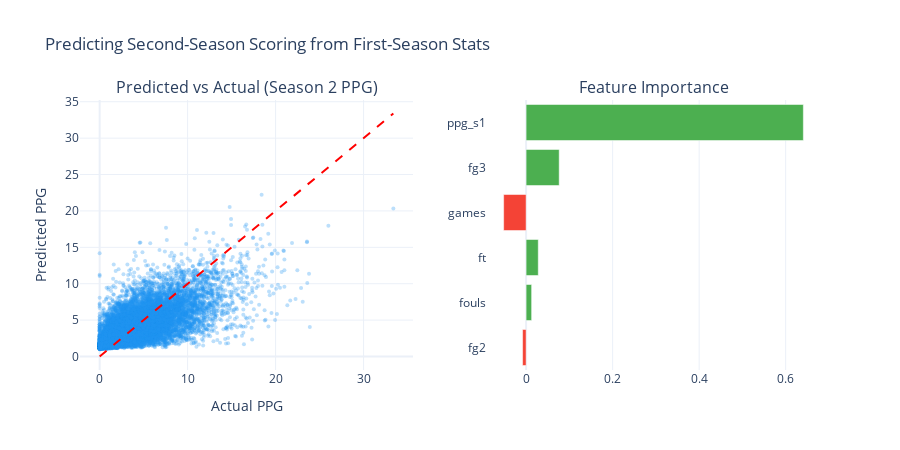

The code cell stored with this chart in its notebook:
### Markdown cell above
## 🤖 Can We Predict Future Stars?

Here's the million-dollar question: if we know a player's stats from their first season, can we predict how they'll score in their second season?

We'll build a simple linear regression model to find out.

### Code cell
from sklearn.linear_model import LinearRegression
from sklearn.model_selection import cross_val_score
from sklearn.metrics import r2_score, mean_absolute_error

# Get first and second season stats for each player
first_second = player_season.groupby('player_id').filter(lambda x: len(x) >= 2)
first_season = first_second.groupby('player_id').nth(0).reset_index()
second_season = first_second.groupby('player_id').nth(1).reset_index()

model_df = first_season[['player_id', 'ppg', 'games', 'fg2', 'fg3', 'ft', 'fouls']].merge(
    second_season[['player_id', 'ppg']],
    on='player_id', suffixes=('_s1', '_s2')
)

# Features: first season stats
features = ['ppg_s1', 'games', 'fg2', 'fg3', 'ft', 'fouls']
X = model_df[features].fillna(0)
y = model_df['ppg_s2']

# Cross-validated model
model = LinearRegression()
cv_scores = cross_val_score(model, X, y, cv=5, scoring='r2')
model.fit(X, y)
y_pred = model.predict(X)

print(f"📊 Linear Regression: First Season → Second Season PPG")
print(f"   R² (5-fold CV): {cv_scores.mean():.3f} ± {cv_scores.std():.3f}")
print(f"   R² (train):     {r2_score(y, y_pred):.3f}")
print(f"   MAE:            {mean_absolute_error(y, y_pred):.2f} PPG")

# Feature importance
importance = pd.DataFrame({
    'Feature': features,
    'Coefficient': model.coef_
}).sort_values('Coefficient', key=abs, ascending=True)

fig = make_subplots(rows=1, cols=2, subplot_titles=('Predicted vs Actual (Season 2 PPG)', 'Feature Importance'))

fig.add_trace(go.Scatter(
    x=y, y=y_pred, mode='markers',
    marker=dict(size=4, opacity=0.3, color='#2196F3'),
    name='Players'
), row=1, col=1)
fig.add_trace(go.Scatter(
    x=[0, y.max()], y=[0, y.max()],
    mode='lines', line=dict(dash='dash', color='red'),
    name='Perfect'
), row=1, col=1)

fig.add_trace(go.Bar(
    y=importance['Feature'], x=importance['Coefficient'],
    orientation='h', marker_color=['#F44336' if c < 0 else '#4CAF50' for c in importance['Coefficient']],
    name='Coefficient'
), row=1, col=2)

fig.update_layout(template='plotly_white', height=450, showlegend=False,
                  title='Predicting Second-Season Scoring from First-Season Stats')
fig.update_xaxes(title_text='Actual PPG', row=1, col=1)
fig.update_yaxes(title_text='Predicted PPG', row=1, col=1)
fig.show()

### Figure 1 — Plotly figure (JSON) as saved in the notebook; plotly's stock layout.template omitted (floating-point values rounded to 4 significant figures; data arrays with more than 128 entries replaced by an {"elided": "..."} marker saying what was removed)
{"data": [{"marker": {"color": "#2196F3", "opacity": 0.3, "size": 4}, "mode": "markers", "name": "Players", "type": "scatter", "x": {"elided": "15652 float values"}, "xaxis": "x", "y": {"elided": "15652 float values"}, "yaxis": "y"}, {"line": {"color": "red", "dash": "dash"}, "mode": "lines", "name": "Perfect", "type": "scatter", "x": [0, 33.38], "xaxis": "x", "y": [0, 33.38], "yaxis": "y"}, {"marker": {"color": ["#F44336", "#4CAF50", "#4CAF50", "#F44336", "#4CAF50", "#4CAF50"]}, "name": "Coefficient", "orientation": "h", "type": "bar", "x": [-0.008123, 0.01278, 0.02809, -0.0519, 0.07646, 0.6409], "xaxis": "x2", "y": ["fg2", "fouls", "ft", "games", "fg3", "ppg_s1"], "yaxis": "y2"}], "layout": {"annotations": [{"font": {"size": 16}, "showarrow": false, "text": "Predicted vs Actual (Season 2 PPG)", "x": 0.225, "xanchor": "center", "xref": "paper", "y": 1, "yanchor": "bottom", "yref": "paper"}, {"font": {"size": 16}, "showarrow": false, "text": "Feature Importance", "x": 0.775, "xanchor": "center", "xref": "paper", "y": 1, "yanchor": "bottom", "yref": "paper"}], "height": 450, "showlegend": false, "title": {"text": "Predicting Second-Season Scoring from First-Season Stats"}, "xaxis": {"anchor": "y", "domain": [0, 0.45], "title": {"text": "Actual PPG"}}, "xaxis2": {"anchor": "y2", "domain": [0.55, 1]}, "yaxis": {"anchor": "x", "domain": [0, 1], "title": {"text": "Predicted PPG"}}, "yaxis2": {"anchor": "x2", "domain": [0, 1]}}}
